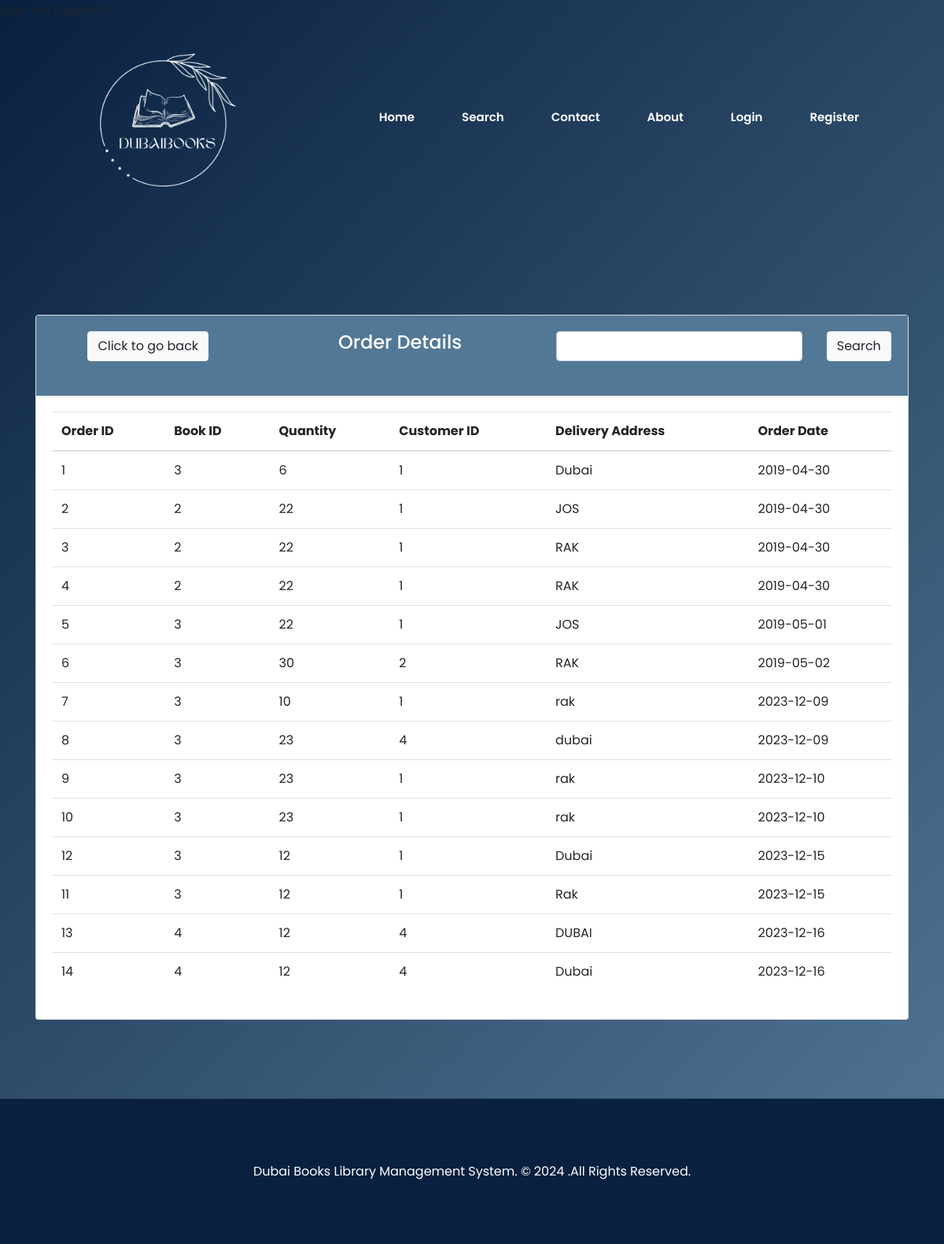
/AdminWW/php/wieworder.php, run on the app's committed database.
### tables this page shows
CREATE TABLE `order_details` (
  `Oitem_id` int(11) NOT NULL,
  `OID` int(11) NOT NULL,
  `BID` int(255) NOT NULL,
  `Qty` int(11) NOT NULL
);

CREATE TABLE `order` (
  `oid` int(11) NOT NULL,
  `bid` int(11) NOT NULL,
  `customer_id` int(11) NOT NULL,
  `card_number` int(11) NOT NULL,
  `delivery_address` varchar(255) NOT NULL,
  `order_date` date NOT NULL
);

### AdminWW/php/suppliers_process.php (the view, shortened to what this page needs)
<?php
require_once('consb.php');
function get_order_details(){
    global $conn;
    $sql = "SELECT o.oid, o.bid, o.customer_id, o.delivery_address, o.order_date, d.qty FROM `order`o, `order_details`d WHERE o.oid= d.OID ORDER BY o.`order_date`";
    $result = mysqli_query($conn, $sql);
    if($result){
        while ($row=mysqli_fetch_array($result)) {
            $id = $row['oid'];
            $bname =  $row['bid'];
            $cname =  $row['customer_id'];
            $cadd =  $row['delivery_address'];
            $odate = $row['order_date'];
            $qty =  $row['qty'];
            echo "<tr>
                <td>$id</td>
                <td>$bname</td>
                <td>$qty</td>
                <td>$cname</td>
                <td>$cadd</td>
                <td>$odate</td>
            </tr>";
        }
    } else {
        echo "<script>alert('The record cant be found')</script>";
        echo "<script>window.open('adminpanel.php', '_self')</script>";
    }
}
?>

### AdminWW/php/index_style.css (style rules this page uses)
* { padding: 0; margin: 0; box-sizing: border-box; font-family: 'Poppins', sans-serif; list-style: none; text-decoration: none; }
body { background: linear-gradient(135deg, #09203F, #537895); }

### AdminWW/php/wieworder.php (style rules this page uses)
body { background: linear-gradient(135deg, #09203F, #537895); }

### data on the page
order_details: OID.oid "1", OID.bid "3", Qty "6", OID.customer_id "1", OID.delivery_address "Dubai", OID.order_date "2019-04-30"
order_details: OID.oid "2", OID.bid "2", Qty "22", OID.customer_id "1", OID.delivery_address "JOS", OID.order_date "2019-04-30"
order_details: OID.oid "3", OID.bid "2", Qty "22", OID.customer_id "1", OID.delivery_address "RAK", OID.order_date "2019-04-30"
order_details: OID.oid "4", OID.bid "2", Qty "22", OID.customer_id "1", OID.delivery_address "RAK", OID.order_date "2019-04-30"
order_details: OID.oid "5", OID.bid "3", Qty "22", OID.customer_id "1", OID.delivery_address "JOS", OID.order_date "2019-05-01"
order_details: OID.oid "6", OID.bid "3", Qty "30", OID.customer_id "2", OID.delivery_address "RAK", OID.order_date "2019-05-02"
order_details: OID.oid "7", OID.bid "3", Qty "10", OID.customer_id "1", OID.delivery_address "rak", OID.order_date "2023-12-09"
order_details: OID.oid "8", OID.bid "3", Qty "23", OID.customer_id "4", OID.delivery_address "dubai", OID.order_date "2023-12-09"
order_details: OID.oid "9", OID.bid "3", Qty "23", OID.customer_id "1", OID.delivery_address "rak", OID.order_date "2023-12-10"
order_details: OID.oid "10", OID.bid "3", Qty "23", OID.customer_id "1", OID.delivery_address "rak", OID.order_date "2023-12-10"
order_details: OID.oid "12", OID.bid "3", Qty "12", OID.customer_id "1", OID.delivery_address "Dubai", OID.order_date "2023-12-15"
order_details: OID.oid "11", OID.bid "3", Qty "12", OID.customer_id "1", OID.delivery_address "Rak", OID.order_date "2023-12-15"
order_details: OID.oid "13", OID.bid "4", Qty "12", OID.customer_id "4", OID.delivery_address "DUBAI", OID.order_date "2023-12-16"
order_details: OID.oid "14", OID.bid "4", Qty "12", OID.customer_id "4", OID.delivery_address "Dubai", OID.order_date "2023-12-16"
